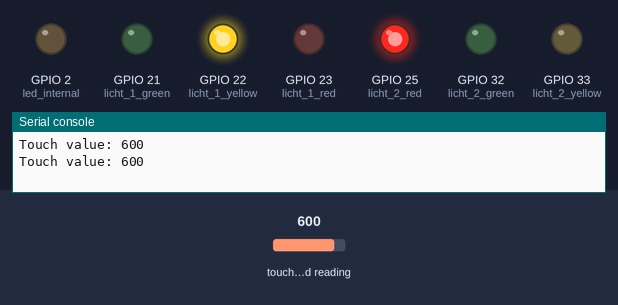
The program below on a simulated ESP32 board running MicroPython. On the bench: output pins drawn as LEDs (lit = HIGH), the last lines printed to the serial console. Inputs (shaded band) come from the test bench; at power-on: touch-pad reading 600.

Above: at 3.2 s.
3.3 s: touch-pad reading set to 260
At 5.0 s:
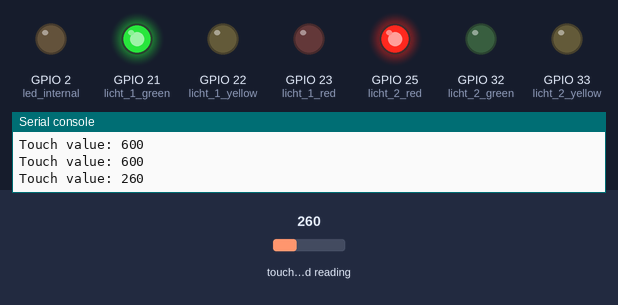
8.2 s: touch-pad reading set to 241
At 11.6 s:
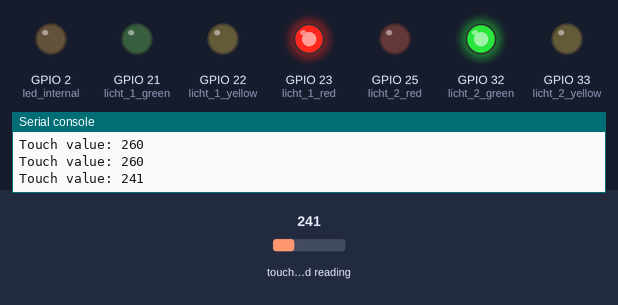
Timing chart, 0 to 18.5 s (numbered marks = the images above; inputs shaded):
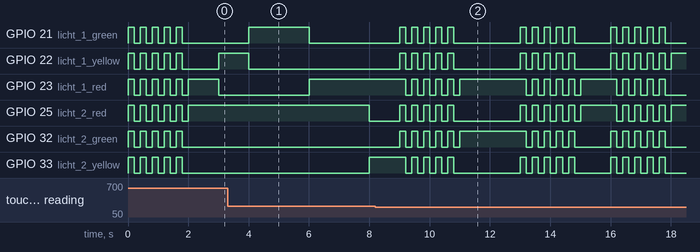

The program:

verkeerslicht.py
```python
from machine import TouchPad, Pin
import time

# Definieren van de geconnecteerde pinnen
led_internal = Pin(2, Pin.OUT)

# Definieren van een touch pin
touch0_gpio04 = TouchPad(Pin(4, mode=Pin.IN))

licht_1_red = Pin(23, Pin.OUT)
licht_1_yellow = Pin(22, Pin.OUT)
licht_1_green = Pin(21, Pin.OUT)

licht_2_red = Pin(25, Pin.OUT)
licht_2_yellow = Pin(33, Pin.OUT)
licht_2_green = Pin(32, Pin.OUT)

def licht_1_init(value=1):
    licht_1_red.value(value)
    licht_1_yellow.value(value)
    licht_1_green.value(value)
# Initialize all leds
def licht_2_init(value=1):
    licht_2_red.value(value)
    licht_2_yellow.value(value)
    licht_2_green.value(value)

def start_sequentie(aantal=5):
    for i in range(aantal):
        licht_1_init(1)
        licht_2_init(1)
        time.sleep(0.2)
        licht_1_init(0)
        licht_2_init(0)
        time.sleep(0.2)

# Gewenste toestanden
status = [
    [1, 1, 0, 0, 1, 0, 0],
    [1, 0, 1, 0, 1, 0, 0],
    [2, 0, 0, 1, 1, 0, 0],
    [2, 1, 0, 0, 1, 0, 0],
    [1, 1, 0, 0, 0, 1, 0],
    [2, 1, 0, 0, 0, 0, 1],
]

start_sequentie()

while True:
    for s in status:
        touch_value = touch0_gpio04.read()
        print(f"Touch value: {touch_value}")
        if touch_value <= 250:
            start_sequentie()

        licht_1_red.value(s[1])
        licht_1_yellow.value(s[2])
        licht_1_green.value(s[3])
        licht_2_red.value(s[4])
        licht_2_yellow.value(s[5])
        licht_2_green.value(s[6])

        time.sleep(s[0])
```

Measured:
- the behaviour switches between 251 and 250 on touch-pad reading (found by bisection; images 1 and 2)
